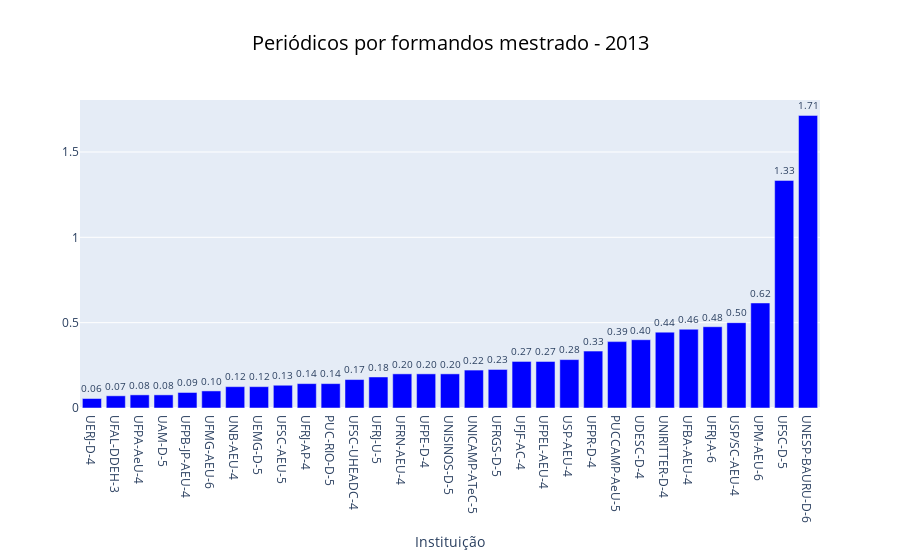

Notebook source saved alongside this figure:
### Code cell
make_chart(publicacoes_discente_mestrado, 'Periódicos por formandos mestrado - '+','.join(ANOS))

### Figure 1 — Plotly figure (JSON) as saved in the notebook; plotly's stock layout.template omitted (floating-point values rounded to 4 significant figures)
{"data": [{"marker": {"color": "#0000FF"}, "text": ["0.06", "0.07", "0.08", "0.08", "0.09", "0.10", "0.12", "0.12", "0.13", "0.14", "0.14", "0.17", "0.18", "0.20", "0.20", "0.20", "0.22", "0.23", "0.27", "0.27", "0.28", "0.33", "0.39", "0.40", "0.44", "0.46", "0.48", "0.50", "0.62", "1.33", "1.71"], "textposition": "outside", "type": "bar", "x": ["UERJ-D-4", "UFAL-DDEH-3", "UFPA-AeU-4", "UAM-D-5", "UFPB-JP-AEU-4", "UFMG-AEU-6", "UNB-AEU-4", "UEMG-D-5", "UFSC-AEU-5", "UFRJ-AP-4", "PUC-RIO-D-5", "UFSC-UHEADC-4", "UFRJ-U-5", "UFRN-AEU-4", "UFPE-D-4", "UNISINOS-D-5", "UNICAMP-ATeC-5", "UFRGS-D-5", "UFJF-AC-4", "UFPEL-AEU-4", "USP-AEU-4", "UFPR-D-4", "PUCCAMP-AeU-5", "UDESC-D-4", "UNIRITTER-D-4", "UFBA-AEU-4", "UFRJ-A-6", "USP/SC-AEU-4", "UPM-AEU-6", "UFSC-D-5", "UNESP-BAURU-D-6"], "y": [0.05556, 0.07143, 0.07692, 0.07692, 0.09091, 0.1, 0.125, 0.125, 0.1333, 0.1429, 0.1429, 0.1667, 0.1818, 0.2, 0.2, 0.2, 0.2222, 0.2258, 0.2727, 0.2727, 0.2836, 0.3333, 0.3889, 0.4, 0.4444, 0.4615, 0.4762, 0.5, 0.6154, 1.333, 1.714]}], "layout": {"barmode": "stack", "title": {"font": {"color": "#000000", "size": 20}, "text": "Periódicos por formandos mestrado - 2013", "x": 0.5, "xanchor": "center"}, "xaxis": {"title": {"text": "Instituição"}}}}
